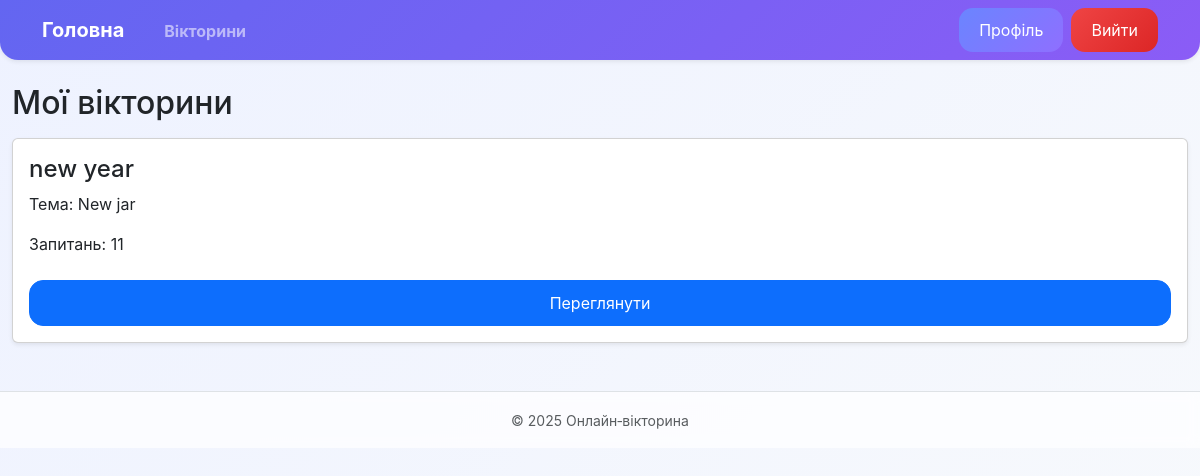
The app's page /accounts/profile/my_quizzes/ (signed in), older data.
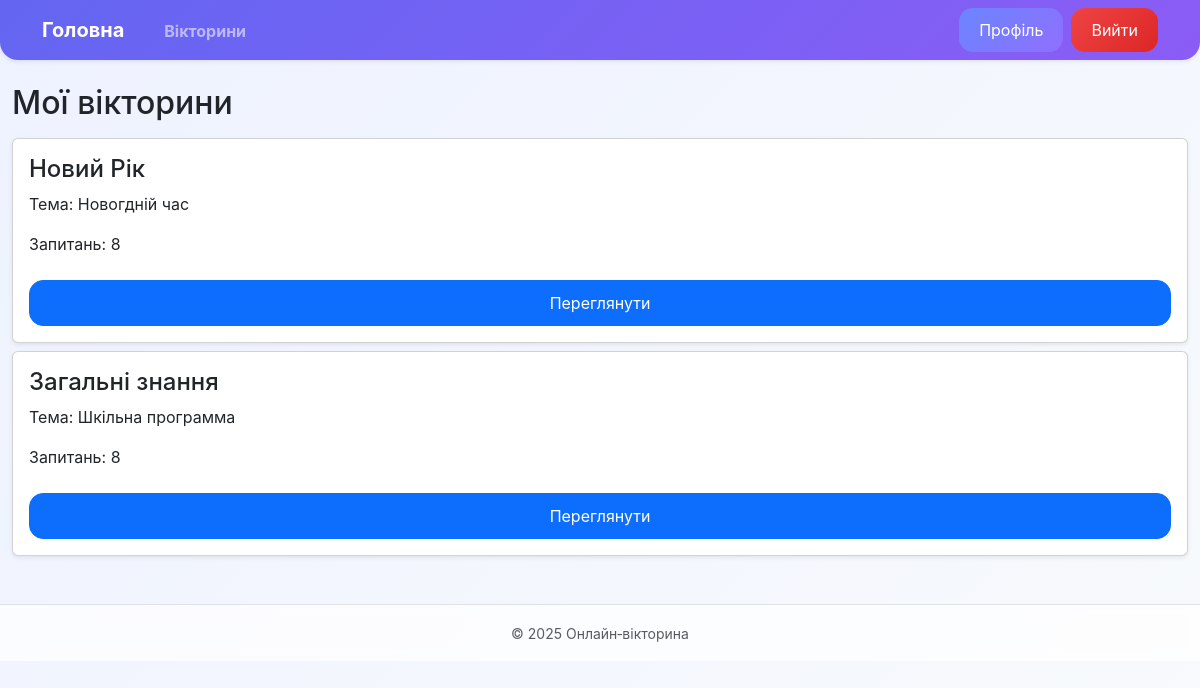
The same page, newer data.
### quiz/models.py (models this page shows, shortened)
class Quiz(models.Model):
    title = models.CharField(max_length=100, verbose_name="Назва вікторини")
    complexity = models.CharField(
        max_length=20,
        choices=[
            ('easy', 'Легка'),
            ('medium', 'Середня'),
            ('hard', 'Складна'),
        ],
        default='medium',
        verbose_name="Складність"
    )
    theme = models.CharField(max_length=50, verbose_name="Тема")
    author = models.ForeignKey(
        settings.AUTH_USER_MODEL,
        on_delete=models.CASCADE,
        related_name='quizzes',
        verbose_name="Автор"
    )
    que_time = models.PositiveIntegerField(default=30)
    que_count = models.PositiveIntegerField(default=10)
    created_at = models.DateTimeField(auto_now_add=True)

### accounts/views.py (the view)
# urls.py: path("profile/my_quizzes/", views.MyQuizzesView.as_view(), name="my_quizzes"),
class MyQuizzesView(LoginRequiredMixin, ListView):
    model = Quiz
    template_name = "accounts/my_quizzes.html"
    context_object_name = "quizzes"
    def get_queryset(self):
        return Quiz.objects.filter(author=self.request.user)

### accounts/templates/accounts/my_quizzes.html (shortened to what this page needs)
{% extends "main.html" %}
{% block content %}
<h2>Мої вікторини</h2>
<div class="mt-3">
  {% for quiz in quizzes %}
    <div class="card p-3 mb-2 shadow-sm">
      <h4>{{ quiz.title }}</h4>
      <p>Тема: {{ quiz.theme }}</p>
      <p>Запитань: {{ quiz.que_count }}</p>
      <a href="{% url 'quiz:detail' quiz.pk %}" class="btn btn-primary mt-2">Переглянути</a>
    </div>
  {% empty %}
    <p class="text-muted">У вас ще немає створених вікторин.</p>
  {% endfor %}
</div>
{% endblock %}

### online_quiz/templates/main.html (shortened to what this page needs)
<!DOCTYPE html>
<html lang="uk">
<head>
  <link href="https://cdn.jsdelivr.net/npm/bootstrap@5.3.0/dist/css/bootstrap.min.css" rel="stylesheet">
</head>
<body>
<nav class="navbar navbar-expand-lg navbar-dark shadow-sm mb-4">
  <div class="container">
    <a class="navbar-brand {% if request.resolver_match.url_name == 'home' %}active{% endif %}"
       href="{% url 'home' %}">
      Головна
    </a>
    <div class="collapse navbar-collapse">
      <ul class="navbar-nav me-auto ms-3">
        <li class="nav-item">
          <a class="nav-link {% if request.resolver_match.url_name == 'quiz:list' %}active{% endif %}"
             href="{% url 'quiz:list' %}">
            Вікторини
          </a>
        </li>
      </ul>
      <div class="d-flex gap-2">
        {% if user.is_authenticated %}
          <a href="{% url 'accounts:profile' %}" class="btn btn-main">Профіль</a>
          <form method="post" action="{% url 'accounts:logout' %}">
            <button class="btn btn-danger">Вийти</button>
          </form>
        {% else %}
          <a href="{% url 'accounts:login' %}" class="btn btn-main">Увійти</a>
        {% endif %}
      </div>
    </div>
  </div>
</nav>
<div class="container content-wrapper mb-5">
  {% block content %}{% endblock %}
</div>
<footer class="text-center py-3 border-top">
  <small class="text-muted">© 2025 Онлайн‑вікторина</small>
</footer>
</body>
</html>

### online_quiz/templates/main.html (style rules this page uses)
:root { --grad-main: linear-gradient(135deg, #6366f1, #8b5cf6); --grad-btn: linear-gradient(135deg, #6a85ff, #8f6fff); --grad-danger: linear-gradient(135deg, #ef4444, #dc2626); --bg-soft: linear-gradient(135deg, #eef2ff, #f8fafc); }
body { min-height: 100vh; background: var(--bg-soft); font-family: Inter, system-ui, sans-serif; }
.navbar { background: var(--grad-main); border-bottom-left-radius: 18px; border-bottom-right-radius: 18px; }
.navbar-brand, .navbar .nav-link { position: relative; font-weight: 700; cursor: pointer; transition: .25s ease; padding-bottom: 6px; }
.navbar-brand::after, .navbar .nav-link::after { content: ""; position: absolute; left: 0; bottom: 0; width: 0%; height: 3px; border-radius: 10px; background: linear-gradient(90deg, #a5b4fc, #c4b5fd); box-shadow: 0 0 14px rgba(165,180,252,.9); transition: .35s ease; }
.content-wrapper { max-width: 1200px; margin: auto; }
.btn { border-radius: 14px; padding: 10px 20px; transition: .25s; }
.btn-main { background: var(--grad-btn); color: #fff; border: none; }
.btn-danger { background: var(--grad-danger); border: none; color: #fff; }
footer { background: rgba(255,255,255,.7); backdrop-filter: blur(6px); }

Row changes from the older to the newer data that the page shows:
removed Quiz: title "new year", theme "New jar", que_count "11"
added Quiz: title "Новий Рік", theme "Новогдній час", que_count "8"
added Quiz: title "Загальні знання", theme "Шкільна программа", que_count "8"
